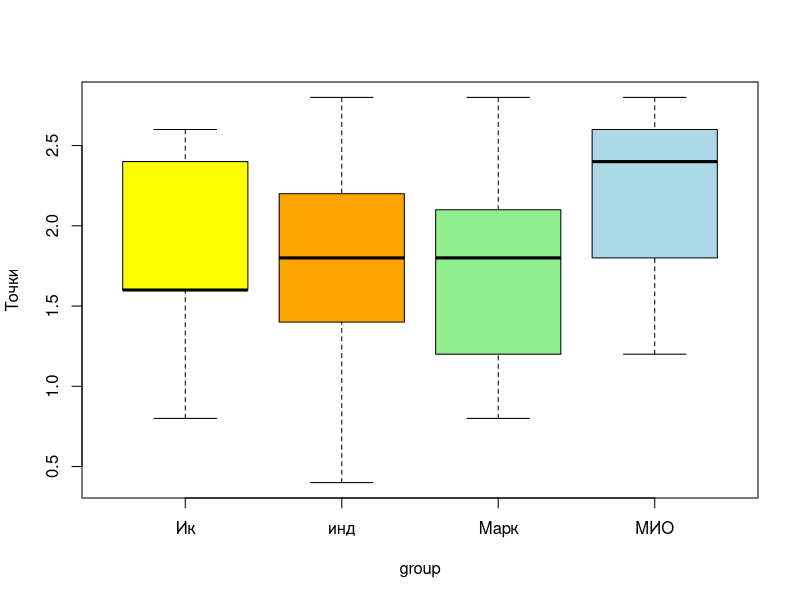

Recreate this plot in R.
## ---- chunk 1
rezultati <- read.csv("results.csv")

mgsub <- function(pattern, replacement, x, ...) {
  result <- x
  for (i in 1:length(pattern)) {
    result <- gsub(pattern[i], replacement[i], result, ...)
  }
  result
}

rezultati$group <- mgsub(c("100","101","102","41","59","42","61"), c("инд","инд","инд","Марк","Марк","МИО","Ик"), rezultati$group)


rezcomplete <- rezultati[complete.cases(rezultati$exam), ]

table(rezcomplete$group)
                      
## ---- chunk 2
summary(rezcomplete$exam)
## ---- chunk 3
tapply(rezcomplete$exam, rezcomplete$group, summary)

boxplot(exam ~ group, data = rezcomplete, 
ylab = "Точки", 
col = c("yellow", "orange", "lightgreen", "lightblue"))

## ---- chunk 4

for (i in 7:12) {
  j <- 1-pbinom(i, 30, 0.25)
  cat("При", i, "верни отговора вероятността да са познати случайно е", round((j*100), digits = 1),"%.\n") 
}

